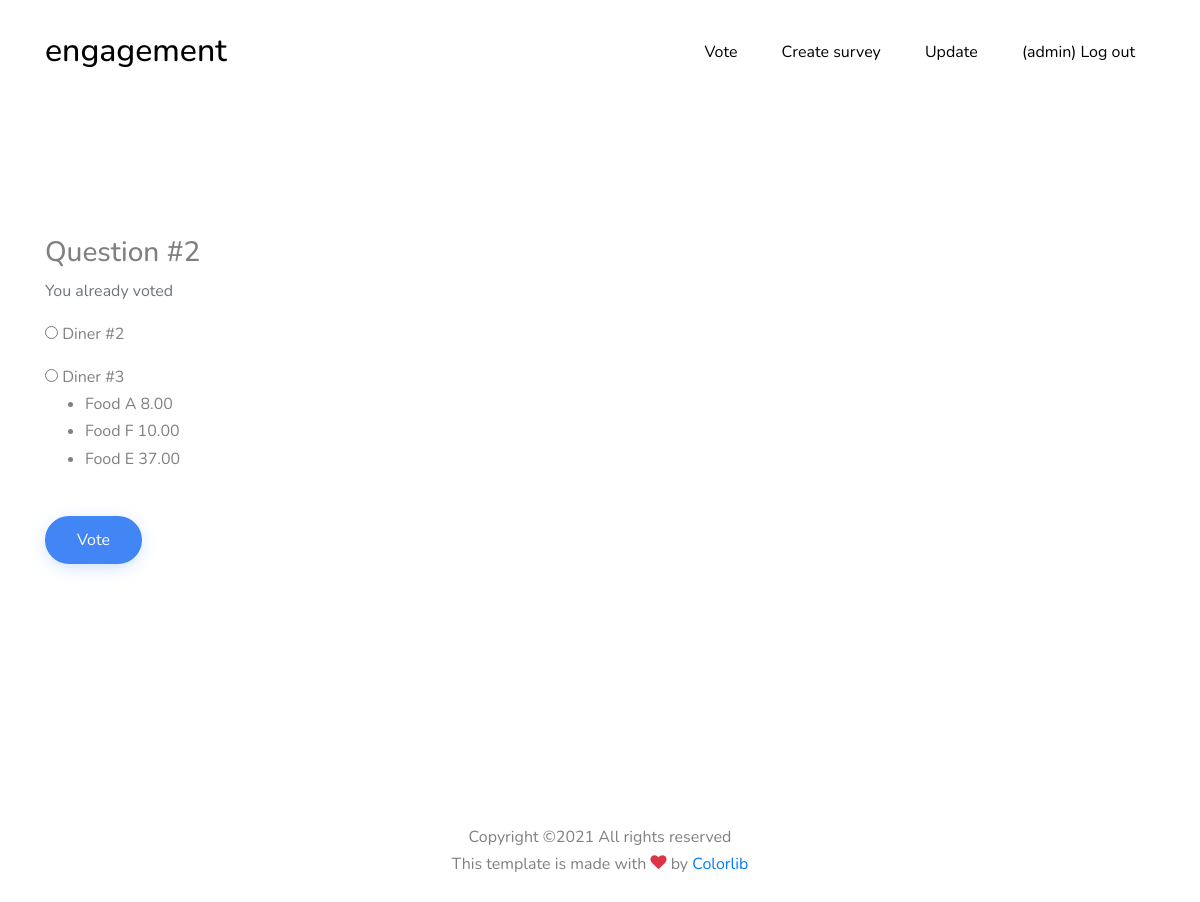
Page /46/ (signed in) on the committed database.
### polls/models.py (models this page shows, shortened)
class Question(models.Model):
    title = models.CharField(max_length=128, verbose_name="Question", default='Where to have a lunch?')
    date_published = models.DateField(default=date.today)
    answers = models.ManyToManyField(Answer)
    result = models.CharField(max_length=64,
                              blank=True,
                              null=True,
                              verbose_name="Result")

class VotesCounter(models.Model):
    answer = models.ForeignKey(Answer,
                               on_delete=models.CASCADE,
                               verbose_name="Answer")
    question = models.ForeignKey(Question,
                                 on_delete=models.CASCADE,
                                 verbose_name="Question",
                                 related_name='question_votes_counters'
                                 )
    votes = models.IntegerField(verbose_name="Votes", default=0)
    def __str__(self):
        return self.answer.answer

class Answer(models.Model):
    answer = models.CharField(max_length=64)
    is_active = models.BooleanField(default=False)

class Description(models.Model):
    date_published = models.DateField(default=date.today)
    answer = models.ForeignKey(Answer, on_delete=models.CASCADE)
    text_info = models.ForeignKey(Info, on_delete=models.CASCADE)
    digital_info = models.DecimalField(decimal_places=2, default=0, max_digits=5)

class Info(models.Model):
    text = models.CharField(max_length=64, unique=False)
    def __str__(self):
        return self.text

### polls/views.py (the view)
# urls.py: path('<int:question_id>/', views.question_detail_view, name='question'),
@login_required
def question_detail_view(request, question_id):
    question = get_object_or_404(Question, id=question_id)
    voter = Voter()
    voter.user = request.user
    voter.question = question
    if voter.voted_already():
        return render(request, 'polls/question.html', {
            'question': question,
            'error_message': "You already voted",
        })
    else:
        return render(request, 'polls/question.html', {
            'question': question,
        })

### polls/models.py (called while the page is built)
    def voted_already(self):
        user_list = Voter.objects.filter(user=self.user, question=self.question)
        return len(user_list) > 0

### polls/templates/polls/question.html (shortened to what this page needs)
{% extends "base.html" %}
{% block content %}
    <h3>{{ question.title }}</h3>
    {% if error_message %}
        <p><strong>{{ error_message }}</strong></p>
    {% endif %}
    <form action="{% url 'polls:vote' question.id %}" method="post">
        {% for answer in question.question_votes_counters.all %}
            <input type="radio"
                   name="answer"
                   value="{{ answer.id }}" />
                {{ answer }}
                <br>
                <ul>
                    {% for each_answer in answer.answer.description_set.all %}
                        <li>
                        {{ each_answer.text_info }} {{ each_answer.digital_info }}
                        </li>
                    {% endfor %}
                </ul>
        {% endfor %}
         <br>
        <input type="submit" class="btn btn-primary" value="Vote" />
    </form>
{% endblock %}

### templates/base.html (shortened to what this page needs)
<!DOCTYPE html>
{% load static %}
<html lang="en">
<head>
    <link rel="stylesheet" href="{% static 'fonts/icomoon/style.css' %}">
    <link rel="stylesheet"
          href="https://stackpath.bootstrapcdn.com/bootstrap/4.4.1/css/bootstrap.min.css"
>
    <link rel="stylesheet" href="{% static 'css/bootstrap.min.css' %}">
    <link rel="stylesheet" href="{% static 'css/jquery-ui.css' %}">
    <link rel="stylesheet" href="{% static 'css/owl.carousel.min.css' %}">
    <link rel="stylesheet" href="{% static 'css/owl.theme.default.min.css' %}">
    <link rel="stylesheet" href="{% static 'css/owl.theme.default.min.css' %}">
    <link rel="stylesheet" href="{% static 'css/jquery.fancybox.min.css' %}">
    <link rel="stylesheet" href="{% static 'css/bootstrap-datepicker.css' %}">
    <link rel="stylesheet" href="{% static 'fonts/flaticon/font/flaticon.css' %}">
    <link rel="stylesheet" href="{% static 'css/aos.css' %}">
    <link rel="stylesheet" href="{% static 'css/style.css' %}">
</head>
<body data-spy="scroll" data-target=".site-navbar-target" data-offset="300">
<div class="site-wrap" id="home-section">
    <header class="site-navbar py-4 js-sticky-header site-navbar-target" role="banner">
        <div class="container">
            <div class="row align-items-center">
                <div class="col-6 col-md-3 col-xl-4  d-block">
                    <h1 class="mb-0 site-logo">
                        <a href="/" class="text-black h2 mb-0">
                            engagement
                        </a>
                    </h1>
                </div>
                <div class="col-12 col-md-9 col-xl-8 main-menu">
                    <nav class="site-navigation position-relative text-right" role="navigation">
                        <ul class="site-menu main-menu js-clone-nav mr-auto d-none d-lg-block ml-0 pl-0">
                            {% if user.is_authenticated %}
                            <li><a href="{% url 'polls:questions' %}">Vote</a></li>
                            <li><a href="{% url 'polls:newpoll' %}">Create survey</a></li>
                            <li><a href="{% url 'polls:update' %}">Update</a></li>
                            <li><a href="{% url 'polls:logout' %}">({{user.username}}) Log out</a></li>
                            {% endif %}
                        </ul>
                    </nav>
                </div>
            </div>
        </div>
    </header>
    <div class="site-blocks-cover" style="overflow: hidden;">
        <div class="container">
            <div class="row align-items-center justify-content-center">
                <div class="col-md-12" style="position: relative;" data-aos="fade-up" data-aos-delay="200">
                    {% block content %}
                    {% endblock %}
                </div>
            </div>
        </div>
    </div>
    <div class="footer py-4 text-center">
        <div class="container">
            <div class="row">
                <div class="col-md-12">
                    <p class="mb-0">
                        Copyright &copy;<script>document.write(new Date().getFullYear());</script>
                        All rights reserved
                        <br>
                        This template is made with
                        <i class="icon-heart text-danger" aria-hidden="true"></i> by
                        <a href="https://colorlib.com" target="_blank">Colorlib</a>
                    </p>
                </div>
            </div>
        </div>
    </div>
</div>
</body>
</html>

### static/css/style.css (style rules this page uses)
body { line-height: 1.7; color: gray; font-weight: 400; font-size: 1rem; }
a { -webkit-transition: .3s all ease; -o-transition: .3s all ease; transition: .3s all ease; }
h1, h2, h3, h4, h5, .h1, .h2, .h3, .h4, .h5 { font-family: "Nunito", -apple-system, BlinkMacSystemFont, "Segoe UI", Roboto, "Helvetica Neue", Arial, sans-serif, "Apple Color Emoji", "Segoe UI Emoji", "Segoe UI Symbol", "Noto Color Emoji"; }
.text-black { color: #000 !important; }
.site-wrap:before { -webkit-transition: .3s all ease-in-out; -o-transition: .3s all ease-in-out; transition: .3s all ease-in-out; background: rgba(0, 0, 0, 0.6); content: ""; position: absolute; z-index: 2000; top: 0; left: 0; right: 0; bottom: 0; opacity: 0; visibility: hidden; }
.btn { font-size: 16px; border-radius: 30px; padding: 10px 30px; }
.btn.btn-primary { border-width: 2px; background: #4285f4; border-color: #4285f4; color: #fff; position: relative; top: 0; -webkit-transition: .3s all ease; -o-transition: .3s all ease; transition: .3s all ease; -webkit-box-shadow: 0 4px 20px -5px rgba(66, 133, 244, 0.4); box-shadow: 0 4px 20px -5px rgba(66, 133, 244, 0.4); }
.site-navbar { margin-bottom: 0px; z-index: 1999; position: absolute; width: 100%; background: #fff; }
.site-navbar .site-logo { position: relative; left: 0; top: -5px; }
.site-navbar .site-navigation .site-menu { margin-bottom: 0; }
.site-navbar .site-navigation .site-menu a { text-decoration: none !important; display: inline-block; }
.site-navbar .site-navigation .site-menu > li { display: inline-block; }
.site-navbar .site-navigation .site-menu > li > a { padding: 15px 20px; color: #000; display: inline-block; text-decoration: none !important; }
.site-mobile-menu .site-nav-wrap { padding: 0; margin: 0; list-style: none; position: relative; }
.site-mobile-menu .site-nav-wrap a { padding: 10px 20px; display: block; position: relative; color: #212529; }
.site-mobile-menu .site-nav-wrap li { position: relative; display: block; }
.site-mobile-menu .site-nav-wrap > li { display: block; position: relative; float: left; width: 100%; }
.site-mobile-menu .site-nav-wrap > li > a { padding-left: 20px; font-size: 20px; }
.sticky-wrapper .site-navbar { -webkit-transition: .3s all ease; -o-transition: .3s all ease; transition: .3s all ease; }
.site-blocks-cover { background-size: cover; background-size: 120% 200%; background-repeat: no-repeat; background-position: top; position: relative; }
.site-blocks-cover:after { position: absolute; background-image: url("../images/svg_1.svg"); content: ""; right: 0; }
.site-blocks-cover, .site-blocks-cover > .container > .row { min-height: 600px; height: calc(100vh); }
.site-blocks-cover p { color: #6c757d; font-size: 1rem; font-weight: 300; }
.position-relative { position: relative; }

### rows in the picture
Question: title "Question #2"
VotesCounter: answer.answer "Diner #2"
VotesCounter: answer.answer "Diner #3"
Description: text_info "Food A", digital_info "8.00"
Description: text_info "Food F", digital_info "10.00"
Description: text_info "Food E", digital_info "37.00"

### other values in the picture
{{ user.username }} "admin"
{{ error_message }} "You already voted"
